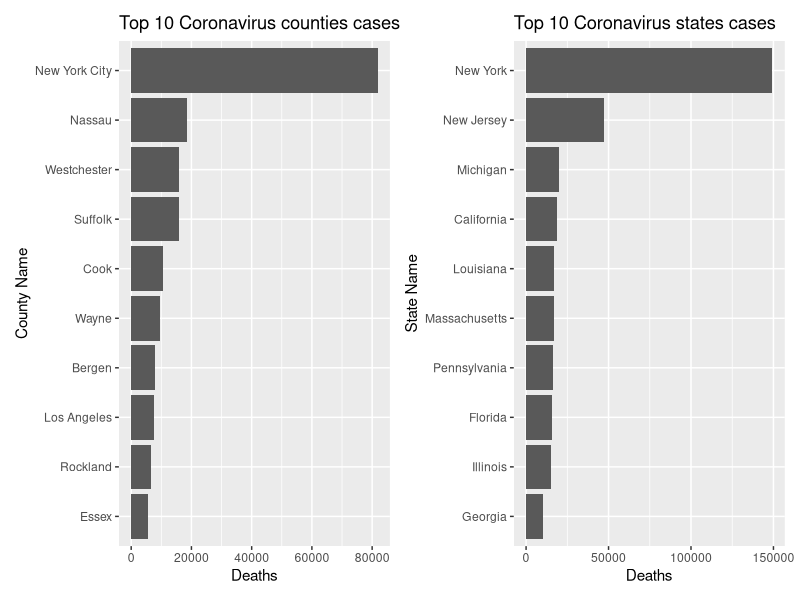

Source code (R):
## ---- chunk 1
knitr::opts_chunk$set(echo = TRUE)
## ---- chunk 2
library(dplyr)
library(ggplot2)
library(patchwork)
## ---- chunk 3
counties <- read.csv("datafiles/us-counties.csv")
states <- read.csv("datafiles/us-states.csv")
## ---- chunk 4
toptencounties <- counties %>%
  filter(date == "2020-04-08") %>%
  arrange(desc(cases))
  
toptencounties <- toptencounties[1:10,]

toptenstates <- states %>%
  filter(date == "2020-04-08") %>%
  arrange(desc(cases))

toptenstates <- toptenstates[1:10,]
## ---- chunk 5
p1 <- ggplot(data = toptencounties, mapping = aes(x = reorder(county, cases), y = cases)) +
  geom_bar(stat = "identity") + 
  labs(title = "Top 10 Coronavirus counties cases", 
       y = "Deaths", x = "County Name") + 
  coord_flip()

p2 <- ggplot(data = toptenstates, mapping = aes(x = reorder(state, cases), y = cases)) +
  geom_bar(stat = "identity") + 
  labs(title = "Top 10 Coronavirus states cases", 
       y = "Deaths", x = "State Name") + 
  coord_flip() 

p1 + p2
